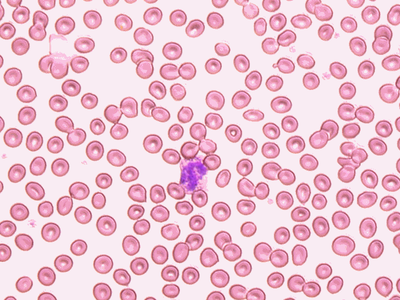
#> input picture Graph-Segmentation-First-Attempts/red_blood_cells.png, 400 x 300 px, found by its file name
$ jupyter execute MST_cells_counting.ipynb
#> lines starting #> are read from the running program, lines starting #| are printed output that depends on the picture
[cell 1]
from PIL import Image
import numpy as np
import networkx as nx
from graphviz import Graph
from random import random
import math

Helpful definitions

[cell 2]
def diff(image_arr, x1, y1, x2, y2):
    _out = np.sum((image_arr[x1, y1] - image_arr[x2, y2]) ** 2)
    return np.sqrt(_out)

[cell 3]
class Node:
    def __init__(self, parent, rank=0, size=1):
        self.parent = parent
        self.rank = rank
        self.size = size

[cell 4]
class Forest:
    def __init__(self, num_nodes):
        self.nodes = [Node(i) for i in range(num_nodes)]
        self.num_sets = num_nodes

    def size_of(self, i):
        return self.nodes[i].size

    def find(self, n):
        temp = n
        while temp != self.nodes[temp].parent:
            temp = self.nodes[temp].parent

        self.nodes[n].parent = temp
        return temp

    def merge(self, a, b):
        if self.nodes[a].rank > self.nodes[b].rank:
            self.nodes[b].parent = a
            self.nodes[a].size = self.nodes[a].size + self.nodes[b].size
        else:
            self.nodes[a].parent = b
            self.nodes[b].size = self.nodes[b].size + self.nodes[a].size

            if self.nodes[a].rank == self.nodes[b].rank:
                self.nodes[b].rank = self.nodes[b].rank + 1

        self.num_sets = self.num_sets - 1

Image load and preparing

[cell 5]
hen = Image.open("./red_blood_cells.png")
#> hen is the input picture: PIL image 400x300 RGBA; mean R, G, B, A 239.1, 197.9, 212.8, 255
hen

[cell 6]
image_arr = np.array(hen, dtype='int16')
image_arr.shape
#> Out = (300, 400, 4)

[cell 7]
G = nx.Graph()

[cell 8]
width=image_arr.shape[0]
#> width = 300
height=image_arr.shape[1]
#> height = 400

for i in range(width):
    for j in range(height):
        G.add_node((i,j))

edges_8=True

for y in range(height):
        for x in range(width):
            if x > 0:
                G.add_edge((x,y),(x-1,y),weight=diff(image_arr,x,y,x-1,y))

            if y > 0:
                G.add_edge((x,y),(x,y-1),weight=diff(image_arr,x,y,x,y-1))

            if edges_8:
                if x > 0 and y > 0:
                    G.add_edge((x,y),(x-1,y-1),weight=diff(image_arr,x,y,x-1,y-1))

                if x > 0 and y <width-1:
                    G.add_edge((x,y),(x-1,y+1),weight=diff(image_arr,x,y,x-1,y+1))
        print(y,end="\r")

[cell 9]
sorted_edges=sorted(G.edges(data=True),key=lambda e: e[2]['weight'])
#> sorted_edges = 448002 items

MST Counting

[cell 10]
def threshold1(size, const):
    return (const *1.0 * math.sqrt(size))
#     return const *1.0

[cell 11]
const=3.0
min_size=200

[cell 12]
forest = Forest(width*height)

vertex_id = lambda x, y: y * width + x

Threshold = [ threshold1(1, const) for _ in range(width*height) ]

for e in sorted_edges:
        parent_a = forest.find(vertex_id(e[0][0],e[0][1]))
        parent_b = forest.find(vertex_id(e[1][0],e[1][1]))
        a_condition = e[2]['weight'] <= Threshold[parent_a]
        b_condition = e[2]['weight'] <= Threshold[parent_b]

        if parent_a != parent_b and a_condition and b_condition:
            forest.merge(parent_a, parent_b)
            a = forest.find(parent_a)
            Threshold[a] = e[2]['weight'] + threshold1(forest.nodes[a].size, const)
#> this loop made 448002 passes
#> (parent_a, parent_b, a) on passes 1, 2, 4, 5, 6, 9, 10, 13, 14, 17, 18, 21: (900, 1200, 1200), (1200, 1201, 1200), (7500, 7501, 7501), (7501, 7800, 7501), (7501, 7801, 7501), (7501, 8100, 7501), (7501, 8101, 7501), (7501, 8400, 7501), (7501, 8401, 7501), (7501, 8700, 7501), (7501, 8701, 7501), (7501, 9000, 7501)
#> (parent_a, parent_b, a) on passes 63, 64, 67, 68, 71, 72: (28201, 29100, 28201), (28201, 29101, 28201), (28201, 29400, 28201), (28201, 29401, 28201), (28201, 29700, 28201), (28201, 29701, 28201)
#> after the loop, Threshold = 120000 items
for e in sorted_edges:
        a = forest.find(vertex_id(e[0][0],e[0][1]))
        b = forest.find(vertex_id(e[1][0],e[1][1]))

        if a != b and (forest.size_of(a) < min_size or forest.size_of(b) < min_size):
            forest.merge(a, b)
#> this loop made 448002 passes

Number of cells:

[cell 13]
forest.num_sets-1
#> Out = 154

[cell 14]
random_color = lambda: (int(random()*255), int(random()*255), int(random()*255))
colors = [random_color() for i in range(width*height)]
img = Image.new('RGB', (width, height))
#> img: PIL image 300x400 RGB; every value is 0
im = img.load()
for y in range(height):
    for x in range(width):
        comp = forest.find(y * width + x)
        im[x, y] = colors[comp]


img=img.transpose(Image.ROTATE_270).transpose(Image.FLIP_LEFT_RIGHT)
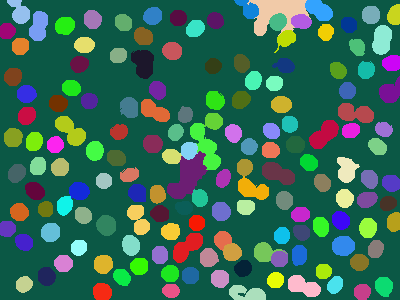
#> img: PIL image 400x300 RGB; mean R, G, B 55.1, 105.5, 88
